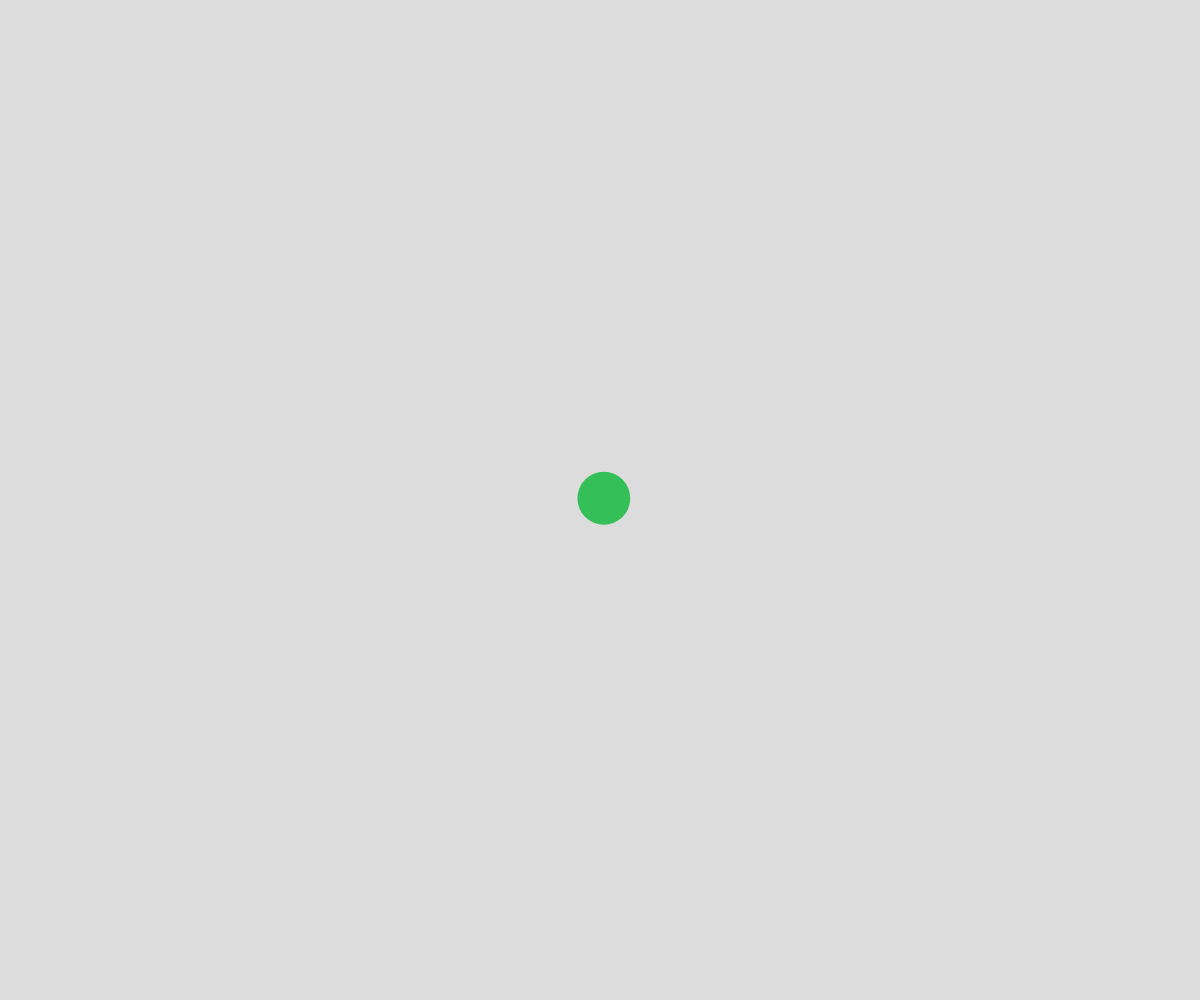
Frame 1 (no input)
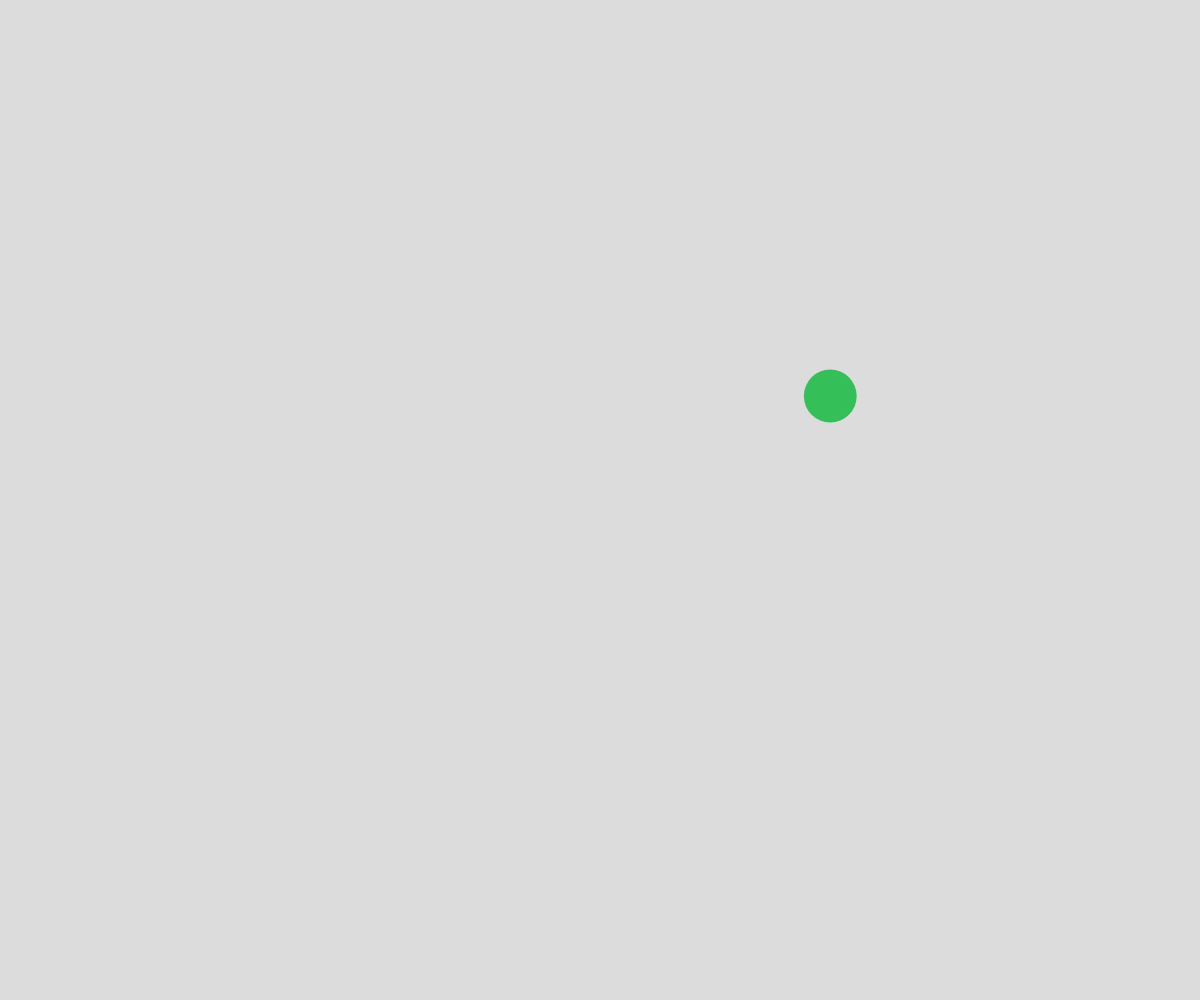
Frame 60 (no input)
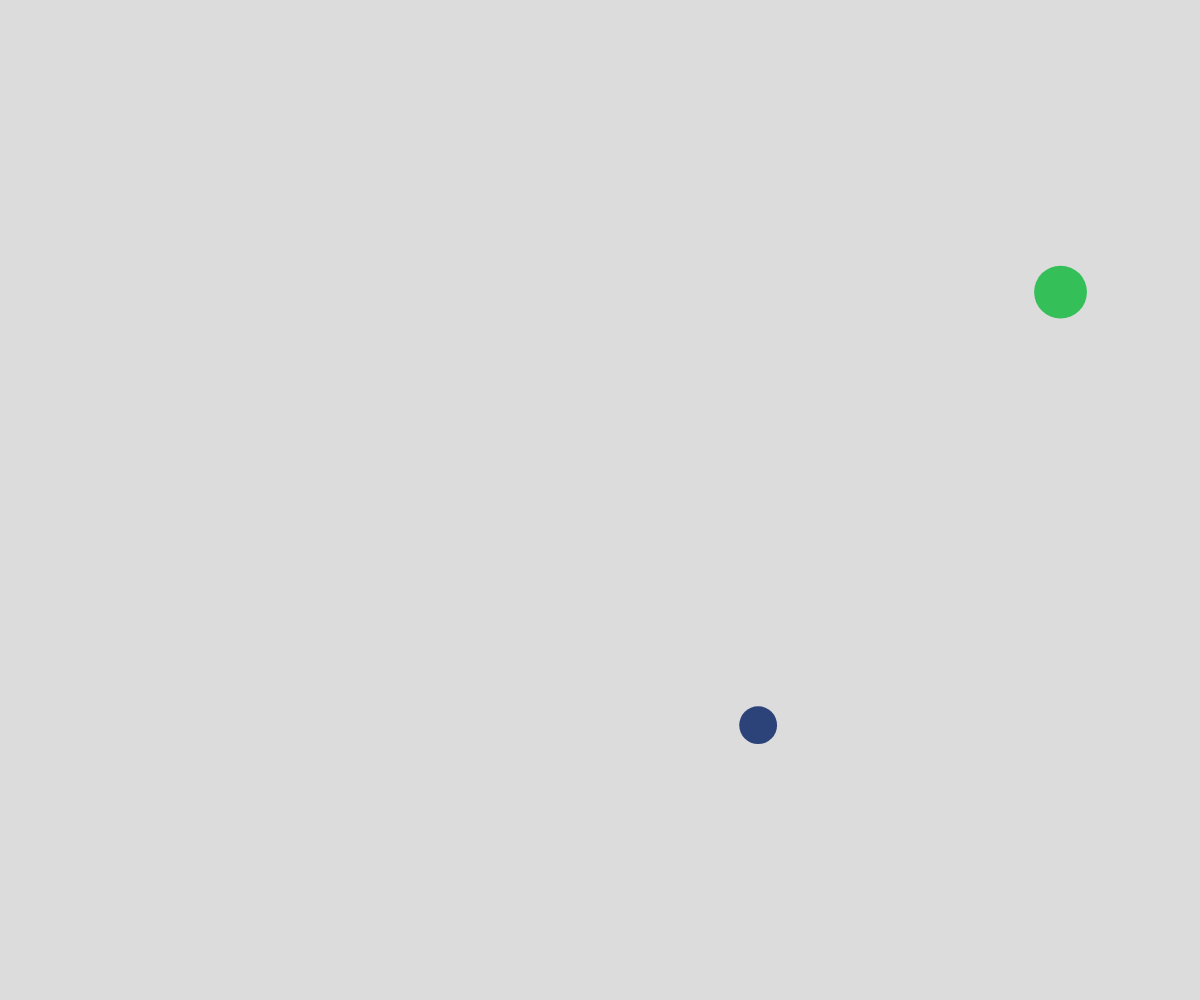
Frame 120 (the mouse pressed at the canvas centre since frame 60)

The p5.js sketch that drew these frames (run headless with seeded random() and noise() and a simulated clock; from frame 60 on, the mouse is pressed at the canvas centre):

// p5.js sketch
// ── sketch.js
// Arrays and Objects Notation
// Circles demo

let ballArray = [];

function setup() {
  createCanvas(windowWidth, windowHeight);

  noStroke();
  spawnBall(width / 2, height / 2);
}

function draw() {
  background(220);

  moveBalls();
  displayBalls();
}

function moveBalls() {
  for (let ball of ballArray) {
    // lateral teleporting if hitting the side
    if (ball.x >= width + ball.radius) {
      ball.x = 0 - ball.radius;
    } 
    else if (ball.x <= 0 - ball.radius) {
      ball.x = width + ball.radius;
    }
  
    // vertical teleporting if hitting the floor/ceiling
    if (ball.y >= height + ball.radius) {
      ball.y = 0 - ball.radius;
    } 
    else if (ball.y <= 0 - ball.radius) {
      ball.y = height + ball.radius;
    }

    ball.x += ball.dx;
    ball.y += ball.dy;

  }
}

function displayBalls() {
  for (let ball of ballArray) {
    fill(ball.color);
    circle(ball.x, ball.y, ball.radius * 2);
  }
}

function spawnBall(initialX, initialY) {
  let ball = {
    x: initialX,
    y: initialY,
    radius: random(15, 31),
    color: color(random(255), random(255), random(255)),
    dx: random(-5, 6),
    dy: random(-5, 6),
  };

  ballArray.push(ball);
}

function mousePressed() {
  spawnBall(mouseX, mouseY);
}
